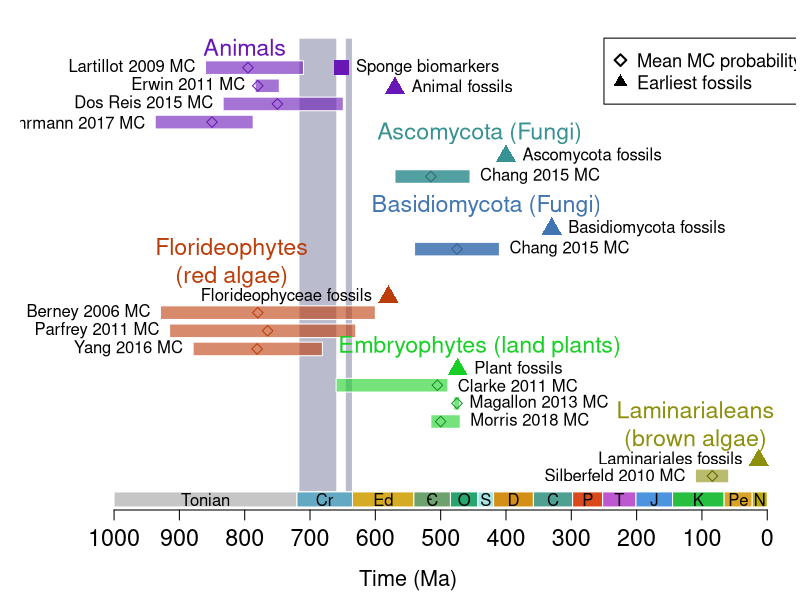

Here is the R script that generated this plot:
#

meta_lca_dohrmann = c(-937, -787)
meta_lca_dosreis = c(-833,-649)
meta_lca_erwin = c(-784,-747)
meta_lca_lartillot = c(-860,-710)
meta_lca_mids = c(-850, -750, -780, -795)

fungi_lca = c(-750, -550)
asco_lca = c(-570, -455)
asco_lca_mids = c(-515)
basidio_lca = c(-540, -410)
basidio_lca_mids = c(-475)

#rhodo_lca_yang = c(-817, -1047) # florideo + bangio
rhodo_lca_yang = c(-879, -681) # crown florideo
rhodo_lca_parfrey = c(-915, -630)
rhodo_lca_berney = c(-929, -600)
#rhodo_lca_mids = c(-943, -765, -780)
rhodo_lca_mids = c(-781, -765, -780)


chloro_lca = c(-469, -420)
chloro_lca_morris = c(-515,-470)
chloro_lca_magallon = c(-480, -471)
# chloro_lca_clarke = c(-815, -568) @ w 1042 mya basal max
chloro_lca_clarke = c(-660, -489)
chloro_lca_mids = c(-500, -475, -505)

# crown group
#phaeo_lca_silber = c(-162, -98)
#phaeo_lca_mids = c(-128)
# laminariales
phaeo_lca_silber = c(-110, -59)
phaeo_lca_mids = c(-84)


textsize = 1.4
maxy = 6

meta_body = c(-570)
chloro_body = c(-474)
rhodo_body = c(-580)
phaeo_body = c(-13)



pdf(file="~/git/oceanography_scripts/multicellularity/complex_multicellularity_plot.pdf", width=10, height=7)
par(mar=c(4.5,1,1,0.2))

plot(0,0,type='n',xlim=c(-1100,0),ylim=c(0,maxy),axes=FALSE,frame.plot=FALSE, xlab="Time (Ma)", ylab="", cex.lab=1.3)
axis(1,at=seq(-1000,0,100),labels=rev(seq(0,1000,100)),cex.axis=1.4)

#snowball earths
rect(-717, 0, -659, maxy, col="#8e8eae99", border=FALSE)
rect(-646, 0, -635, maxy, col="#8e8eae99", border=FALSE)

# draw geological periods
period_letters = c("Tonian","Cr","Ed","C","O","S","D","C","P","T","J","K","Pe","N")
period_starts =  c(-1000,-720,-635,-541,-485,-443,-419,-358,-298,-252,-201,-145,-66,-23)
period_ends = c(-720,-635,-541,-485,-443,-419,-358,-298,-252,-201,-145,-66,-23,0)
period_color = c("#c6c6c6", "#63a9c3", "#d6ab24", "#6da26e", "#28a46e", "#a5e3e5", "#d48f16", "#4fa092", "#d9491c", "#be58d0", "#4d94de", "#26bf3f", "#dba426", "#baab09")
rect(period_starts,-0.2,period_ends,0, border="#FFFFFF", col=period_color)
text( (period_starts+period_ends)/2, -0.1, period_letters)
text( -517, -0.1, "-", cex=1.1) # add dash for Cambrian

legend(-250,maxy, legend=c("Mean MC probability","Earliest fossils"), pch=c(5,17), pt.cex=c(1.1,1.4), pt.lwd=2, cex=1.1)


#rect(meta_lca[1],   0.80*maxy, meta_lca[2],   0.94*maxy, col="#6816b599", border=FALSE)
text(-800, 0.98*maxy, "Animals", col="#6816b5", cex=textsize)
rect(meta_lca_dohrmann[1],   0.80*maxy, meta_lca_dohrmann[2],   0.83*maxy, col="#6816b599", border=FALSE)
text(-937, 0.81*maxy, "Dohrmann 2017 MC", pos=2)
rect(meta_lca_dosreis[1],   0.84*maxy, meta_lca_dosreis[2],   0.87*maxy, col="#6816b599", border=FALSE)
text(-833, 0.855*maxy, "Dos Reis 2015 MC", pos=2)
rect(meta_lca_erwin[1],   0.88*maxy, meta_lca_erwin[2],   0.91*maxy, col="#6816b599", border=FALSE)
text(-784, 0.895*maxy, "Erwin 2011 MC", pos=2)
rect(meta_lca_lartillot[1],   0.92*maxy, meta_lca_lartillot[2],   0.95*maxy, col="#6816b599", border=FALSE)
text(-860, 0.935*maxy, "Lartillot 2009 MC", pos=2)
#text(-800, 0.98*maxy, "Animals", col="#000000", cex=textsize)
points(meta_lca_mids, c(0.815,0.855,0.895,0.935)*maxy, pch=5, col="#6816b5")

points(meta_body, rep(0.89*maxy,length(meta_body)), cex=2, pch=17, col="#6816b5")
text(meta_body+10, 0.89*maxy, "Animal fossils", pos=4)
points(-652, 0.935*maxy, cex=2, pch=15, col="#6816b5")
text(-645, 0.935*maxy, "Sponge biomarkers", pos=4)


#rect(fungi_lca[1],  0.56*maxy, fungi_lca[2],  0.70*maxy, col="#38a1a299", border=FALSE)
text(-440, 0.79*maxy, "Ascomycota (Fungi)", col="#389192", cex=textsize)
rect(asco_lca[1],  0.68*maxy, asco_lca[2],  0.71*maxy, col="#389192dd", border=FALSE)
text(asco_lca[2], 0.695*maxy, "Chang 2015 MC", pos=4)
points(asco_lca_mids, c(0.695)*maxy, pch=5, col="#387172", lwd=1.2)
points(-400, 0.74*maxy, cex=2, pch=17, col="#389192")
text(-390, 0.74*maxy, "Ascomycota fossils", pos=4)

text(-430, 0.63*maxy, "Basidiomycota (Fungi)", col="#4075b2", cex=textsize)
rect(basidio_lca[1],  0.52*maxy, basidio_lca[2],  0.55*maxy, col="#4075b2dd", border=FALSE)
text(basidio_lca[2], 0.535*maxy, "Chang 2015 MC", pos=4)
points(basidio_lca_mids, c(0.535)*maxy, pch=5, col="#406592", lwd=1.2)
points(-330, 0.58*maxy, cex=2, pch=17, col="#4075b2")
text(-320, 0.58*maxy, "Basidiomycota fossils", pos=4)


# 0.49 as max
text(-820, 0.51*maxy, "Florideophytes\n(red algae)", col="#bc3c0a", cex=textsize)
rect(rhodo_lca_yang[1],  0.30*maxy, rhodo_lca_yang[2],  0.33*maxy, col="#bc3c0a99", border=FALSE)
text(rhodo_lca_yang[1], 0.315*maxy, "Yang 2016 MC", pos=2)
rect(rhodo_lca_parfrey[1],  0.34*maxy, rhodo_lca_parfrey[2],  0.37*maxy, col="#bc3c0a99", border=FALSE)
text(rhodo_lca_parfrey[1], 0.355*maxy, "Parfrey 2011 MC", pos=2)
rect(rhodo_lca_berney[1],  0.38*maxy, rhodo_lca_berney[2],  0.41*maxy, col="#bc3c0a99", border=FALSE)
text(rhodo_lca_berney[1], 0.395*maxy, "Berney 2006 MC", pos=2)
points(rhodo_body, rep(0.43*maxy,length(rhodo_body)), cex=2, pch=17, col="#bc3c0a")
text(rhodo_body[1]-10, 0.43*maxy, "Florideophyceae fossils", pos=2)
points(rhodo_lca_mids, c(0.315,0.355,0.395)*maxy, pch=5, col="#bc3c0a")

text(-440, 0.32*maxy, "Embryophytes (land plants)", col="#18d025", cex=textsize)
rect(chloro_lca_morris[1], 0.14*maxy, chloro_lca_morris[2], 0.17*maxy, col="#18d02599", border=FALSE)
text(chloro_lca_morris[2], 0.155*maxy, "Morris 2018 MC", pos=4)
rect(chloro_lca_magallon[1], 0.18*maxy, chloro_lca_magallon[2], 0.21*maxy, col="#18d02599", border=FALSE)
text(chloro_lca_magallon[2], 0.195*maxy, "Magallon 2013 MC", pos=4)
rect(chloro_lca_clarke[1], 0.22*maxy, chloro_lca_clarke[2], 0.25*maxy, col="#18d02599", border=FALSE)
text(chloro_lca_clarke[2], 0.23*maxy, "Clarke 2011 MC", pos=4)
points(chloro_lca_mids, c(0.155,0.195,0.235)*maxy, pch=5, col="#149025")
points(chloro_body, rep(0.27*maxy,length(chloro_body)), cex=2, pch=17, col="#18d025")
text(chloro_body[1]+10, 0.27*maxy, "Plant fossils", pos=4)

text(-110, 0.15*maxy, "Laminarialeans\n(brown algae)", col="#8d8f0d", cex=textsize)
rect(phaeo_lca_silber[1],  0.02*maxy, phaeo_lca_silber[2],  0.05*maxy, col="#8d8f0d99", border=FALSE)
text(phaeo_lca_silber[1], 0.0325*maxy, "Silberfeld 2010 MC", pos=2)
points(phaeo_body, 0.07*maxy, cex=2, pch=17, col="#8d8f0d")
text(phaeo_body-10, 0.07*maxy, "Laminariales fossils", pos=2)
points(phaeo_lca_mids, c(0.035)*maxy, pch=5, col="#6d6f0d", lwd=1.2)
#points(-680,0.1*maxy,cex=2,pch=8,lwd=2,col="#63a9c3")

dev.off()









#